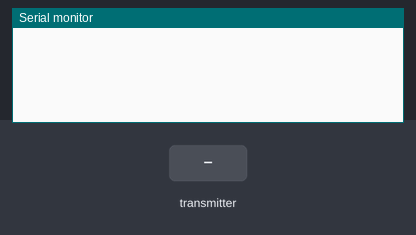
Recording of a sketch running on a simulated Arduino Uno, built with avr-gcc and run on an emulated ATmega328P. On the bench: the last lines printed to the serial monitor. The test bench sets the inputs (shaded band). No radio packets arrive unless stated.

Above: at 1.2 s.
1.3 s: the transmitter starts sending sensor1 = 0
At 1.47 s:
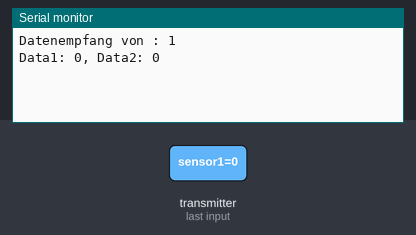
2.8 s: the transmitter starts sending sensor2 = 256
At 2.97 s:
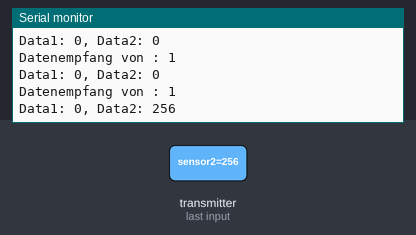
4.3 s: the transmitter starts sending sensor1 = 256
At 4.47 s:
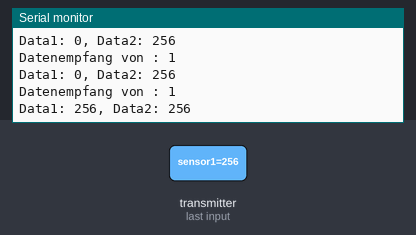
5.8 s: the transmitter starts sending sensor2 = 0
At 5.98 s:
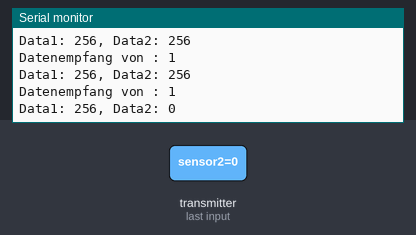

Measured:
- after the input at 1.3 s, the serial monitor: prints a new line at once (image 1)
- after the input at 2.8 s, the serial monitor: prints a new line at once (image 2)
- after the input at 4.3 s, the serial monitor: prints a new line at once (image 3)
- after the input at 5.8 s, the serial monitor: prints a new line at once (image 4)

The sketch:

arduino-sensoren-2-kap8-lora-rf95-server.ino
```cpp
// LoRa Server
// Datei: arduino-sensoren-2-kap8-lora-rf95-server.ino

#include <RHReliableDatagram.h>
#include <RH_RF95.h>
#include <SPI.h>

// Client/Server
#define SERVER_ADDRESS 10

// LoRa Instanz
RH_RF95 driver;
RHReliableDatagram manager(driver, SERVER_ADDRESS);

// Sensor-Daten
typedef struct {
      int sensor1;
      int sensor2;
}Payload;
Payload rxLoRa;

void setup()
{
  // Serielle Schnittstelle
  Serial.begin(9600);
  while (!Serial) ;
  if (!manager.init())
    Serial.println("Initialisierung fehlgeschlagen...");

    // LoRa Frequenz
    driver.setFrequency(868);
    // LoRa
    driver.setTxPower(23, false);
}

uint8_t data[] = "ACKOK";
// Dont put this on the stack:
uint8_t buf[RH_RF95_MAX_MESSAGE_LEN];

void loop()
{
  if (manager.available())
  {
    // Warten auf Nachricht von Client
    uint8_t buf[sizeof(buf)];
    uint8_t from;
    uint8_t len = sizeof(buf);

    if (manager.recvfromAck(buf, &len, &from))
    {
      // Daten empfangen
      memcpy(&rxLoRa, buf, sizeof(rxLoRa));
      Serial.print("Datenempfang von : ");
      Serial.println(from, DEC);
      Serial.print("Data1: ");
      Serial.print(rxLoRa.sensor1);
      Serial.print(", Data2: ");
      Serial.println(rxLoRa.sensor2);

      // Antwort abwarten
      if (!manager.sendtoWait(data, sizeof(data), from))
        Serial.println("sendtoWait failed");
    }
  }
}
```
